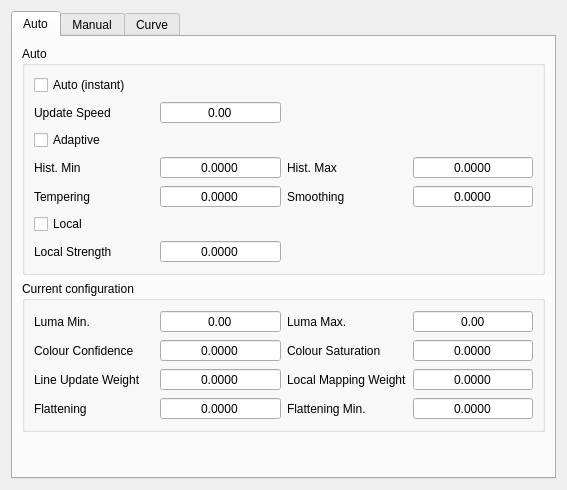
<?xml version="1.0" encoding="UTF-8"?>
<ui version="4.0">
 <class>TNM</class>
 <widget class="QWidget" name="TNM">
  <property name="geometry">
   <rect>
    <x>0</x>
    <y>0</y>
    <width>567</width>
    <height>490</height>
   </rect>
  </property>
  <property name="windowTitle">
   <string>TNM</string>
  </property>
  <layout class="QGridLayout" name="gridLayout">
   <item row="0" column="0">
    <widget class="QTabWidget" name="tabWidget">
     <property name="currentIndex">
      <number>0</number>
     </property>
     <widget class="QWidget" name="tab">
      <attribute name="title">
       <string>Auto</string>
      </attribute>
      <layout class="QGridLayout" name="gridLayout_4">
       <item row="0" column="0">
        <widget class="QGroupBox" name="TNM_auto_gb">
         <property name="title">
          <string>Auto</string>
         </property>
         <layout class="QGridLayout" name="gridLayout_2">
          <item row="4" column="2">
           <widget class="QLabel" name="label_4">
            <property name="text">
             <string>Smoothing</string>
            </property>
           </widget>
          </item>
          <item row="4" column="0">
           <widget class="QLabel" name="label_3">
            <property name="text">
             <string>Tempering</string>
            </property>
           </widget>
          </item>
          <item row="5" column="0">
           <widget class="QCheckBox" name="ATNM_local_cb">
            <property name="text">
             <string>Local</string>
            </property>
           </widget>
          </item>
          <item row="0" column="0">
           <widget class="QCheckBox" name="ATNM_enable_cb">
            <property name="text">
             <string>Auto (instant)</string>
            </property>
           </widget>
          </item>
          <item row="3" column="3">
           <widget class="QDoubleSpinBox" name="ATNM_maxHist_sb">
            <property name="alignment">
             <set>Qt::AlignCenter</set>
            </property>
            <property name="buttonSymbols">
             <enum>QAbstractSpinBox::NoButtons</enum>
            </property>
            <property name="decimals">
             <number>4</number>
            </property>
           </widget>
          </item>
          <item row="6" column="0">
           <widget class="QLabel" name="label_5">
            <property name="text">
             <string>Local Strength</string>
            </property>
           </widget>
          </item>
          <item row="2" column="0">
           <widget class="QCheckBox" name="ATNM_adaptive_cb">
            <property name="text">
             <string>Adaptive</string>
            </property>
           </widget>
          </item>
          <item row="4" column="1">
           <widget class="QDoubleSpinBox" name="ATNM_tempering_sb">
            <property name="alignment">
             <set>Qt::AlignCenter</set>
            </property>
            <property name="buttonSymbols">
             <enum>QAbstractSpinBox::NoButtons</enum>
            </property>
            <property name="decimals">
             <number>4</number>
            </property>
           </widget>
          </item>
          <item row="4" column="3">
           <widget class="QDoubleSpinBox" name="ATNM_smoothing_sb">
            <property name="alignment">
             <set>Qt::AlignCenter</set>
            </property>
            <property name="buttonSymbols">
             <enum>QAbstractSpinBox::NoButtons</enum>
            </property>
            <property name="decimals">
             <number>4</number>
            </property>
           </widget>
          </item>
          <item row="6" column="1">
           <widget class="QDoubleSpinBox" name="ATNM_localStrength_sb">
            <property name="alignment">
             <set>Qt::AlignCenter</set>
            </property>
            <property name="buttonSymbols">
             <enum>QAbstractSpinBox::NoButtons</enum>
            </property>
            <property name="decimals">
             <number>4</number>
            </property>
           </widget>
          </item>
          <item row="3" column="1">
           <widget class="QDoubleSpinBox" name="ATNM_minHist_sb">
            <property name="alignment">
             <set>Qt::AlignCenter</set>
            </property>
            <property name="buttonSymbols">
             <enum>QAbstractSpinBox::NoButtons</enum>
            </property>
            <property name="decimals">
             <number>4</number>
            </property>
           </widget>
          </item>
          <item row="3" column="0">
           <widget class="QLabel" name="label">
            <property name="text">
             <string>Hist. Min</string>
            </property>
           </widget>
          </item>
          <item row="3" column="2">
           <widget class="QLabel" name="label_2">
            <property name="text">
             <string>Hist. Max</string>
            </property>
           </widget>
          </item>
          <item row="1" column="0">
           <widget class="QLabel" name="label_6">
            <property name="text">
             <string>Update Speed</string>
            </property>
           </widget>
          </item>
          <item row="1" column="1">
           <widget class="QDoubleSpinBox" name="ATNM_updateSpeed_sb">
            <property name="alignment">
             <set>Qt::AlignCenter</set>
            </property>
            <property name="buttonSymbols">
             <enum>QAbstractSpinBox::NoButtons</enum>
            </property>
           </widget>
          </item>
         </layout>
        </widget>
       </item>
       <item row="3" column="0">
        <spacer name="verticalSpacer_2">
         <property name="orientation">
          <enum>Qt::Vertical</enum>
         </property>
         <property name="sizeHint" stdset="0">
          <size>
           <width>20</width>
           <height>40</height>
          </size>
         </property>
        </spacer>
       </item>
       <item row="1" column="0">
        <widget class="QGroupBox" name="TNM_current_gb">
         <property name="title">
          <string>Current configuration</string>
         </property>
         <layout class="QGridLayout" name="gridLayout_5">
          <item row="1" column="3">
           <widget class="QDoubleSpinBox" name="TNM_current_colourSaturation_sb">
            <property name="alignment">
             <set>Qt::AlignCenter</set>
            </property>
            <property name="readOnly">
             <bool>true</bool>
            </property>
            <property name="buttonSymbols">
             <enum>QAbstractSpinBox::NoButtons</enum>
            </property>
            <property name="decimals">
             <number>4</number>
            </property>
           </widget>
          </item>
          <item row="1" column="2">
           <widget class="QLabel" name="label_15">
            <property name="text">
             <string>Colour Saturation</string>
            </property>
           </widget>
          </item>
          <item row="2" column="0">
           <widget class="QLabel" name="label_16">
            <property name="text">
             <string>Line Update Weight</string>
            </property>
           </widget>
          </item>
          <item row="2" column="1">
           <widget class="QDoubleSpinBox" name="TNM_current_lineWeight_sb">
            <property name="alignment">
             <set>Qt::AlignCenter</set>
            </property>
            <property name="readOnly">
             <bool>true</bool>
            </property>
            <property name="buttonSymbols">
             <enum>QAbstractSpinBox::NoButtons</enum>
            </property>
            <property name="decimals">
             <number>4</number>
            </property>
           </widget>
          </item>
          <item row="2" column="2">
           <widget class="QLabel" name="label_17">
            <property name="text">
             <string>Local Mapping Weight</string>
            </property>
           </widget>
          </item>
          <item row="2" column="3">
           <widget class="QDoubleSpinBox" name="TNM_current_localWeight_sb">
            <property name="alignment">
             <set>Qt::AlignCenter</set>
            </property>
            <property name="readOnly">
             <bool>true</bool>
            </property>
            <property name="buttonSymbols">
             <enum>QAbstractSpinBox::NoButtons</enum>
            </property>
            <property name="decimals">
             <number>4</number>
            </property>
           </widget>
          </item>
          <item row="1" column="0">
           <widget class="QLabel" name="label_18">
            <property name="text">
             <string>Colour Confidence</string>
            </property>
           </widget>
          </item>
          <item row="1" column="1">
           <widget class="QDoubleSpinBox" name="TNM_current_colourConfidence_sb">
            <property name="alignment">
             <set>Qt::AlignCenter</set>
            </property>
            <property name="readOnly">
             <bool>true</bool>
            </property>
            <property name="buttonSymbols">
             <enum>QAbstractSpinBox::NoButtons</enum>
            </property>
            <property name="decimals">
             <number>4</number>
            </property>
           </widget>
          </item>
          <item row="0" column="3">
           <widget class="QDoubleSpinBox" name="TNM_current_maxY_sb">
            <property name="alignment">
             <set>Qt::AlignCenter</set>
            </property>
            <property name="readOnly">
             <bool>true</bool>
            </property>
            <property name="buttonSymbols">
             <enum>QAbstractSpinBox::NoButtons</enum>
            </property>
           </widget>
          </item>
          <item row="0" column="0">
           <widget class="QLabel" name="label_19">
            <property name="text">
             <string>Luma Min.</string>
            </property>
           </widget>
          </item>
          <item row="0" column="1">
           <widget class="QDoubleSpinBox" name="TNM_current_minY_sb">
            <property name="alignment">
             <set>Qt::AlignCenter</set>
            </property>
            <property name="readOnly">
             <bool>true</bool>
            </property>
            <property name="buttonSymbols">
             <enum>QAbstractSpinBox::NoButtons</enum>
            </property>
           </widget>
          </item>
          <item row="0" column="2">
           <widget class="QLabel" name="label_20">
            <property name="text">
             <string>Luma Max.</string>
            </property>
           </widget>
          </item>
          <item row="3" column="0">
           <widget class="QLabel" name="label_21">
            <property name="text">
             <string>Flattening</string>
            </property>
           </widget>
          </item>
          <item row="3" column="1">
           <widget class="QDoubleSpinBox" name="TNM_current_flattening_sb">
            <property name="alignment">
             <set>Qt::AlignCenter</set>
            </property>
            <property name="readOnly">
             <bool>true</bool>
            </property>
            <property name="buttonSymbols">
             <enum>QAbstractSpinBox::NoButtons</enum>
            </property>
            <property name="decimals">
             <number>4</number>
            </property>
           </widget>
          </item>
          <item row="3" column="2">
           <widget class="QLabel" name="label_22">
            <property name="text">
             <string>Flattening Min.</string>
            </property>
           </widget>
          </item>
          <item row="3" column="3">
           <widget class="QDoubleSpinBox" name="TNM_current_minFlattening_sb">
            <property name="alignment">
             <set>Qt::AlignCenter</set>
            </property>
            <property name="readOnly">
             <bool>true</bool>
            </property>
            <property name="buttonSymbols">
             <enum>QAbstractSpinBox::NoButtons</enum>
            </property>
            <property name="decimals">
             <number>4</number>
            </property>
           </widget>
          </item>
         </layout>
        </widget>
       </item>
      </layout>
     </widget>
     <widget class="QWidget" name="tab_2">
      <attribute name="title">
       <string>Manual</string>
      </attribute>
      <layout class="QGridLayout" name="gridLayout_7">
       <item row="0" column="0">
        <widget class="QGroupBox" name="TNM_manual_gb">
         <property name="title">
          <string>Manual</string>
         </property>
         <layout class="QGridLayout" name="gridLayout_3">
          <item row="2" column="3">
           <widget class="QDoubleSpinBox" name="TNM_colourSaturation_sb">
            <property name="alignment">
             <set>Qt::AlignCenter</set>
            </property>
            <property name="buttonSymbols">
             <enum>QAbstractSpinBox::NoButtons</enum>
            </property>
            <property name="decimals">
             <number>4</number>
            </property>
           </widget>
          </item>
          <item row="2" column="2">
           <widget class="QLabel" name="label_10">
            <property name="text">
             <string>Colour Saturation</string>
            </property>
           </widget>
          </item>
          <item row="1" column="0">
           <widget class="QCheckBox" name="TNM_bypass_cb">
            <property name="text">
             <string>Bypass TNM</string>
            </property>
           </widget>
          </item>
          <item row="3" column="0">
           <widget class="QLabel" name="label_11">
            <property name="text">
             <string>Line Update weight</string>
            </property>
           </widget>
          </item>
          <item row="3" column="1">
           <widget class="QDoubleSpinBox" name="TNM_lineWeight_sb">
            <property name="alignment">
             <set>Qt::AlignCenter</set>
            </property>
            <property name="buttonSymbols">
             <enum>QAbstractSpinBox::NoButtons</enum>
            </property>
            <property name="decimals">
             <number>4</number>
            </property>
           </widget>
          </item>
          <item row="3" column="2">
           <widget class="QLabel" name="label_12">
            <property name="text">
             <string>Local Mapping Weight</string>
            </property>
           </widget>
          </item>
          <item row="3" column="3">
           <widget class="QDoubleSpinBox" name="TNM_localWeight_sb">
            <property name="alignment">
             <set>Qt::AlignCenter</set>
            </property>
            <property name="buttonSymbols">
             <enum>QAbstractSpinBox::NoButtons</enum>
            </property>
            <property name="decimals">
             <number>4</number>
            </property>
           </widget>
          </item>
          <item row="2" column="0">
           <widget class="QLabel" name="label_9">
            <property name="text">
             <string>Colour Confidence</string>
            </property>
           </widget>
          </item>
          <item row="2" column="1">
           <widget class="QDoubleSpinBox" name="TNM_colourConfidence_sb">
            <property name="alignment">
             <set>Qt::AlignCenter</set>
            </property>
            <property name="buttonSymbols">
             <enum>QAbstractSpinBox::NoButtons</enum>
            </property>
            <property name="decimals">
             <number>4</number>
            </property>
           </widget>
          </item>
          <item row="0" column="3">
           <widget class="QDoubleSpinBox" name="TNM_maxY_sb">
            <property name="alignment">
             <set>Qt::AlignCenter</set>
            </property>
            <property name="buttonSymbols">
             <enum>QAbstractSpinBox::NoButtons</enum>
            </property>
           </widget>
          </item>
          <item row="0" column="0">
           <widget class="QLabel" name="label_7">
            <property name="text">
             <string>Luma Min.</string>
            </property>
           </widget>
          </item>
          <item row="0" column="1">
           <widget class="QDoubleSpinBox" name="TNM_minY_sb">
            <property name="alignment">
             <set>Qt::AlignCenter</set>
            </property>
            <property name="buttonSymbols">
             <enum>QAbstractSpinBox::NoButtons</enum>
            </property>
           </widget>
          </item>
          <item row="0" column="2">
           <widget class="QLabel" name="label_8">
            <property name="text">
             <string>Luma Max.</string>
            </property>
           </widget>
          </item>
          <item row="4" column="0">
           <widget class="QLabel" name="label_13">
            <property name="text">
             <string>Flattening</string>
            </property>
           </widget>
          </item>
          <item row="4" column="1">
           <widget class="QDoubleSpinBox" name="TNM_flattening_sb">
            <property name="alignment">
             <set>Qt::AlignCenter</set>
            </property>
            <property name="buttonSymbols">
             <enum>QAbstractSpinBox::NoButtons</enum>
            </property>
            <property name="decimals">
             <number>4</number>
            </property>
           </widget>
          </item>
          <item row="4" column="2">
           <widget class="QLabel" name="label_14">
            <property name="text">
             <string>Flattening Min.</string>
            </property>
           </widget>
          </item>
          <item row="4" column="3">
           <widget class="QDoubleSpinBox" name="TNM_minFlattening_sb">
            <property name="alignment">
             <set>Qt::AlignCenter</set>
            </property>
            <property name="buttonSymbols">
             <enum>QAbstractSpinBox::NoButtons</enum>
            </property>
            <property name="decimals">
             <number>4</number>
            </property>
           </widget>
          </item>
         </layout>
        </widget>
       </item>
       <item row="1" column="0">
        <spacer name="verticalSpacer">
         <property name="orientation">
          <enum>Qt::Vertical</enum>
         </property>
         <property name="sizeHint" stdset="0">
          <size>
           <width>20</width>
           <height>40</height>
          </size>
         </property>
        </spacer>
       </item>
      </layout>
     </widget>
     <widget class="QWidget" name="tab_3">
      <attribute name="title">
       <string>Curve</string>
      </attribute>
      <layout class="QGridLayout" name="gridLayout_6">
       <item row="0" column="0">
        <widget class="QGroupBox" name="TNM_curve_gb">
         <property name="title">
          <string>Curve</string>
         </property>
         <layout class="QGridLayout" name="TNM_curveLayout"/>
        </widget>
       </item>
      </layout>
     </widget>
    </widget>
   </item>
  </layout>
 </widget>
 <tabstops>
  <tabstop>ATNM_enable_cb</tabstop>
  <tabstop>ATNM_updateSpeed_sb</tabstop>
  <tabstop>ATNM_adaptive_cb</tabstop>
  <tabstop>ATNM_minHist_sb</tabstop>
  <tabstop>ATNM_maxHist_sb</tabstop>
  <tabstop>ATNM_tempering_sb</tabstop>
  <tabstop>ATNM_smoothing_sb</tabstop>
  <tabstop>ATNM_local_cb</tabstop>
  <tabstop>ATNM_localStrength_sb</tabstop>
  <tabstop>TNM_minY_sb</tabstop>
  <tabstop>TNM_maxY_sb</tabstop>
  <tabstop>TNM_bypass_cb</tabstop>
  <tabstop>TNM_colourConfidence_sb</tabstop>
  <tabstop>TNM_colourSaturation_sb</tabstop>
  <tabstop>TNM_lineWeight_sb</tabstop>
  <tabstop>TNM_localWeight_sb</tabstop>
  <tabstop>TNM_flattening_sb</tabstop>
  <tabstop>TNM_minFlattening_sb</tabstop>
 </tabstops>
 <resources/>
 <connections/>
</ui>
